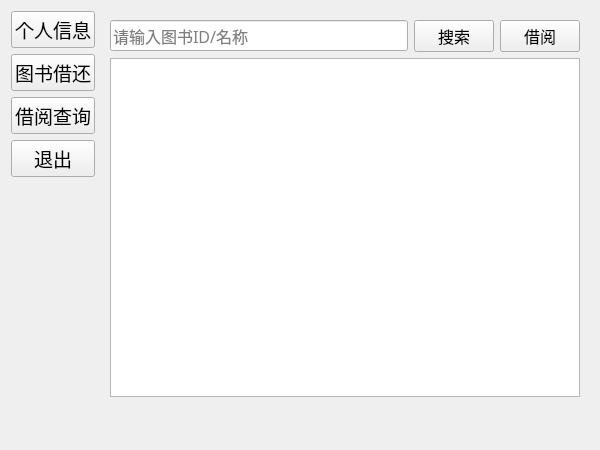
<?xml version="1.0" encoding="UTF-8"?>
<ui version="4.0">
 <class>ReaderView</class>
 <widget class="QWidget" name="ReaderView">
  <property name="geometry">
   <rect>
    <x>0</x>
    <y>0</y>
    <width>600</width>
    <height>450</height>
   </rect>
  </property>
  <property name="minimumSize">
   <size>
    <width>600</width>
    <height>450</height>
   </size>
  </property>
  <property name="windowTitle">
   <string>Form</string>
  </property>
  <layout class="QHBoxLayout" name="horizontalLayout">
   <item>
    <layout class="QVBoxLayout" name="verticalLayout">
     <item>
      <widget class="QPushButton" name="btnPersonalInfo">
       <property name="font">
        <font>
         <family>Agency FB</family>
         <pointsize>14</pointsize>
        </font>
       </property>
       <property name="text">
        <string>个人信息</string>
       </property>
      </widget>
     </item>
     <item>
      <widget class="QPushButton" name="btnBookBorrow">
       <property name="font">
        <font>
         <family>Agency FB</family>
         <pointsize>14</pointsize>
        </font>
       </property>
       <property name="text">
        <string>图书借还</string>
       </property>
      </widget>
     </item>
     <item>
      <widget class="QPushButton" name="btnBorrowQuery">
       <property name="font">
        <font>
         <family>Agency FB</family>
         <pointsize>14</pointsize>
        </font>
       </property>
       <property name="text">
        <string>借阅查询</string>
       </property>
      </widget>
     </item>
     <item>
      <widget class="QPushButton" name="btnReaderExit">
       <property name="font">
        <font>
         <family>Agency FB</family>
         <pointsize>14</pointsize>
        </font>
       </property>
       <property name="text">
        <string>退出</string>
       </property>
      </widget>
     </item>
     <item>
      <spacer name="verticalSpacer">
       <property name="orientation">
        <enum>Qt::Vertical</enum>
       </property>
       <property name="sizeHint" stdset="0">
        <size>
         <width>20</width>
         <height>40</height>
        </size>
       </property>
      </spacer>
     </item>
    </layout>
   </item>
   <item>
    <widget class="QStackedWidget" name="stackedWidget">
     <property name="currentIndex">
      <number>1</number>
     </property>
     <widget class="QWidget" name="pagePersonalInfo">
      <layout class="QGridLayout" name="gridLayout">
       <item row="2" column="1">
        <widget class="QLineEdit" name="leReaderName">
         <property name="enabled">
          <bool>false</bool>
         </property>
         <property name="font">
          <font>
           <family>Agency FB</family>
           <pointsize>12</pointsize>
          </font>
         </property>
        </widget>
       </item>
       <item row="3" column="0">
        <widget class="QLabel" name="lblReaderGender">
         <property name="font">
          <font>
           <family>Agency FB</family>
           <pointsize>12</pointsize>
          </font>
         </property>
         <property name="text">
          <string>性别:</string>
         </property>
         <property name="alignment">
          <set>Qt::AlignRight|Qt::AlignTrailing|Qt::AlignVCenter</set>
         </property>
        </widget>
       </item>
       <item row="2" column="0">
        <widget class="QLabel" name="lblReaderName">
         <property name="font">
          <font>
           <family>Agency FB</family>
           <pointsize>12</pointsize>
          </font>
         </property>
         <property name="text">
          <string>姓名:</string>
         </property>
         <property name="alignment">
          <set>Qt::AlignRight|Qt::AlignTrailing|Qt::AlignVCenter</set>
         </property>
        </widget>
       </item>
       <item row="4" column="1">
        <widget class="QLineEdit" name="leReaderPhone">
         <property name="enabled">
          <bool>false</bool>
         </property>
         <property name="font">
          <font>
           <family>Agency FB</family>
           <pointsize>12</pointsize>
          </font>
         </property>
        </widget>
       </item>
       <item row="5" column="0">
        <widget class="QLabel" name="lblRegisterTime">
         <property name="font">
          <font>
           <family>Agency FB</family>
           <pointsize>12</pointsize>
          </font>
         </property>
         <property name="text">
          <string>注册时间:</string>
         </property>
         <property name="alignment">
          <set>Qt::AlignRight|Qt::AlignTrailing|Qt::AlignVCenter</set>
         </property>
        </widget>
       </item>
       <item row="1" column="1">
        <widget class="QLineEdit" name="leReaderID">
         <property name="enabled">
          <bool>false</bool>
         </property>
         <property name="font">
          <font>
           <family>Agency FB</family>
           <pointsize>12</pointsize>
          </font>
         </property>
        </widget>
       </item>
       <item row="1" column="0">
        <widget class="QLabel" name="lblReaderID">
         <property name="font">
          <font>
           <family>Agency FB</family>
           <pointsize>12</pointsize>
          </font>
         </property>
         <property name="layoutDirection">
          <enum>Qt::LeftToRight</enum>
         </property>
         <property name="text">
          <string>读者ID:</string>
         </property>
         <property name="alignment">
          <set>Qt::AlignRight|Qt::AlignTrailing|Qt::AlignVCenter</set>
         </property>
        </widget>
       </item>
       <item row="7" column="1">
        <spacer name="verticalSpacer_3">
         <property name="orientation">
          <enum>Qt::Vertical</enum>
         </property>
         <property name="sizeType">
          <enum>QSizePolicy::Minimum</enum>
         </property>
         <property name="sizeHint" stdset="0">
          <size>
           <width>20</width>
           <height>40</height>
          </size>
         </property>
        </spacer>
       </item>
       <item row="3" column="2" colspan="2">
        <spacer name="horizontalSpacer">
         <property name="orientation">
          <enum>Qt::Horizontal</enum>
         </property>
         <property name="sizeHint" stdset="0">
          <size>
           <width>40</width>
           <height>20</height>
          </size>
         </property>
        </spacer>
       </item>
       <item row="4" column="0">
        <widget class="QLabel" name="lblReaderPhone">
         <property name="font">
          <font>
           <family>Agency FB</family>
           <pointsize>12</pointsize>
          </font>
         </property>
         <property name="text">
          <string>联系电话:</string>
         </property>
         <property name="alignment">
          <set>Qt::AlignRight|Qt::AlignTrailing|Qt::AlignVCenter</set>
         </property>
        </widget>
       </item>
       <item row="5" column="1">
        <widget class="QLineEdit" name="leRegisterTime">
         <property name="enabled">
          <bool>false</bool>
         </property>
         <property name="font">
          <font>
           <family>Agency FB</family>
           <pointsize>12</pointsize>
          </font>
         </property>
        </widget>
       </item>
       <item row="3" column="1">
        <widget class="QLineEdit" name="leReaderGender">
         <property name="enabled">
          <bool>false</bool>
         </property>
         <property name="font">
          <font>
           <family>Agency FB</family>
           <pointsize>12</pointsize>
          </font>
         </property>
        </widget>
       </item>
       <item row="0" column="1">
        <spacer name="verticalSpacer_2">
         <property name="orientation">
          <enum>Qt::Vertical</enum>
         </property>
         <property name="sizeType">
          <enum>QSizePolicy::Minimum</enum>
         </property>
         <property name="sizeHint" stdset="0">
          <size>
           <width>20</width>
           <height>40</height>
          </size>
         </property>
        </spacer>
       </item>
       <item row="6" column="0">
        <widget class="QPushButton" name="btnModifyInfo">
         <property name="font">
          <font>
           <family>Agency FB</family>
           <pointsize>12</pointsize>
          </font>
         </property>
         <property name="text">
          <string>修改个人信息</string>
         </property>
        </widget>
       </item>
       <item row="6" column="1">
        <widget class="QPushButton" name="btnModifyPwd">
         <property name="font">
          <font>
           <family>Agency FB</family>
           <pointsize>12</pointsize>
          </font>
         </property>
         <property name="text">
          <string>修改密码</string>
         </property>
        </widget>
       </item>
       <item row="6" column="3">
        <spacer name="horizontalSpacer_2">
         <property name="orientation">
          <enum>Qt::Horizontal</enum>
         </property>
         <property name="sizeHint" stdset="0">
          <size>
           <width>40</width>
           <height>20</height>
          </size>
         </property>
        </spacer>
       </item>
      </layout>
     </widget>
     <widget class="QWidget" name="pageBookBorrow">
      <layout class="QVBoxLayout" name="verticalLayout_2">
       <item>
        <layout class="QHBoxLayout" name="horizontalLayout_2">
         <item>
          <widget class="QLineEdit" name="leBookSearchReader">
           <property name="minimumSize">
            <size>
             <width>0</width>
             <height>0</height>
            </size>
           </property>
           <property name="font">
            <font>
             <family>Agency FB</family>
             <pointsize>12</pointsize>
            </font>
           </property>
           <property name="placeholderText">
            <string>请输入图书ID/名称</string>
           </property>
          </widget>
         </item>
         <item>
          <widget class="QPushButton" name="btnSearchBookReader">
           <property name="font">
            <font>
             <family>Agency FB</family>
             <pointsize>12</pointsize>
            </font>
           </property>
           <property name="text">
            <string>搜索</string>
           </property>
          </widget>
         </item>
         <item>
          <widget class="QPushButton" name="btnBorrowBook">
           <property name="font">
            <font>
             <family>Agency FB</family>
             <pointsize>12</pointsize>
            </font>
           </property>
           <property name="text">
            <string>借阅</string>
           </property>
          </widget>
         </item>
        </layout>
       </item>
       <item>
        <widget class="QTableView" name="tableViewBookBorrow"/>
       </item>
       <item>
        <widget class="QLabel" name="lblOverdueTips">
         <property name="font">
          <font>
           <family>Agency FB</family>
           <pointsize>15</pointsize>
          </font>
         </property>
         <property name="text">
          <string/>
         </property>
        </widget>
       </item>
      </layout>
     </widget>
     <widget class="QWidget" name="pageBorrowQuery">
      <layout class="QVBoxLayout" name="verticalLayout_3">
       <item>
        <layout class="QHBoxLayout" name="horizontalLayout_3">
         <item>
          <widget class="QComboBox" name="cbxStatus">
           <property name="font">
            <font>
             <family>Agency FB</family>
             <pointsize>12</pointsize>
            </font>
           </property>
           <item>
            <property name="text">
             <string>全部记录</string>
            </property>
           </item>
           <item>
            <property name="text">
             <string>已还记录</string>
            </property>
           </item>
           <item>
            <property name="text">
             <string>未还记录</string>
            </property>
           </item>
          </widget>
         </item>
         <item>
          <widget class="QPushButton" name="btnRefreshBorrow">
           <property name="font">
            <font>
             <family>Agency FB</family>
             <pointsize>12</pointsize>
            </font>
           </property>
           <property name="text">
            <string>刷新</string>
           </property>
          </widget>
         </item>
         <item>
          <widget class="QPushButton" name="btnReturnBook">
           <property name="font">
            <font>
             <family>Agency FB</family>
             <pointsize>12</pointsize>
            </font>
           </property>
           <property name="text">
            <string>归还</string>
           </property>
          </widget>
         </item>
         <item>
          <spacer name="horizontalSpacer_3">
           <property name="orientation">
            <enum>Qt::Horizontal</enum>
           </property>
           <property name="sizeHint" stdset="0">
            <size>
             <width>40</width>
             <height>20</height>
            </size>
           </property>
          </spacer>
         </item>
        </layout>
       </item>
       <item>
        <widget class="QTableView" name="tableViewReaderBorrow">
         <property name="minimumSize">
          <size>
           <width>0</width>
           <height>0</height>
          </size>
         </property>
        </widget>
       </item>
      </layout>
     </widget>
    </widget>
   </item>
  </layout>
 </widget>
 <resources/>
 <connections/>
</ui>
